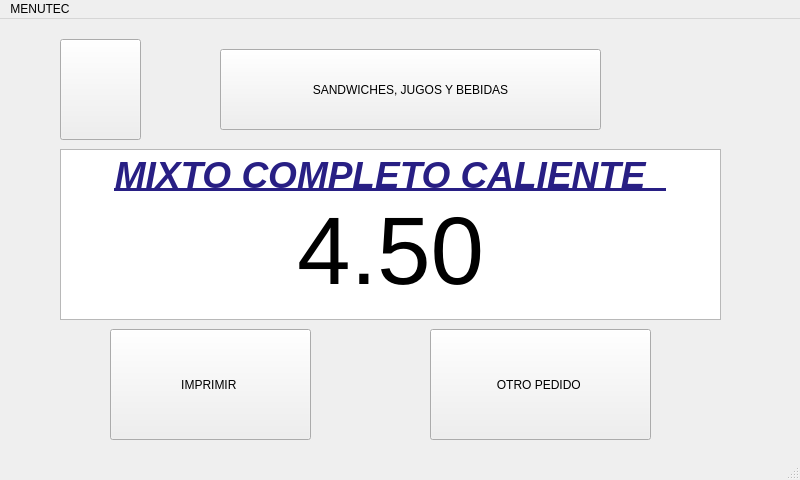
<?xml version="1.0" encoding="UTF-8"?>
<ui version="4.0">
 <class>panes1Window</class>
 <widget class="QMainWindow" name="panes1Window">
  <property name="geometry">
   <rect>
    <x>0</x>
    <y>0</y>
    <width>800</width>
    <height>480</height>
   </rect>
  </property>
  <property name="windowTitle">
   <string>MainWindow</string>
  </property>
  <widget class="QWidget" name="centralwidget">
   <widget class="QTextEdit" name="textEdit_2">
    <property name="geometry">
     <rect>
      <x>60</x>
      <y>130</y>
      <width>661</width>
      <height>171</height>
     </rect>
    </property>
    <property name="readOnly">
     <bool>true</bool>
    </property>
    <property name="html">
     <string>&lt;!DOCTYPE HTML PUBLIC &quot;-//W3C//DTD HTML 4.0//EN&quot; &quot;http://www.w3.org/TR/REC-html40/strict.dtd&quot;&gt;
&lt;html&gt;&lt;head&gt;&lt;meta name=&quot;qrichtext&quot; content=&quot;1&quot; /&gt;&lt;style type=&quot;text/css&quot;&gt;
p, li { white-space: pre-wrap; }
&lt;/style&gt;&lt;/head&gt;&lt;body style=&quot; font-family:'Ubuntu'; font-size:11pt; font-weight:400; font-style:normal;&quot;&gt;
&lt;p align=&quot;center&quot; style=&quot; margin-top:0px; margin-bottom:0px; margin-left:0px; margin-right:0px; -qt-block-indent:0; text-indent:0px;&quot;&gt;&lt;span style=&quot; font-size:28pt; font-weight:600; font-style:italic; text-decoration: underline; color:#281f84;&quot;&gt;MIXTO COMPLETO CALIENTE  &lt;/span&gt;&lt;/p&gt;
&lt;p align=&quot;center&quot; style=&quot; margin-top:0px; margin-bottom:0px; margin-left:0px; margin-right:0px; -qt-block-indent:0; text-indent:0px;&quot;&gt;&lt;span style=&quot; font-size:72pt;&quot;&gt;4.50&lt;/span&gt;&lt;/p&gt;&lt;/body&gt;&lt;/html&gt;</string>
    </property>
   </widget>
   <widget class="QPushButton" name="btnIzquierda51">
    <property name="geometry">
     <rect>
      <x>60</x>
      <y>20</y>
      <width>81</width>
      <height>101</height>
     </rect>
    </property>
    <property name="text">
     <string/>
    </property>
    <property name="icon">
     <iconset>
      <normaloff>flecha-hacia-la-izquierda-antes-de-icono-4330-128.png</normaloff>flecha-hacia-la-izquierda-antes-de-icono-4330-128.png</iconset>
    </property>
    <property name="iconSize">
     <size>
      <width>100</width>
      <height>100</height>
     </size>
    </property>
   </widget>
   <widget class="QPushButton" name="btnImprimir51">
    <property name="geometry">
     <rect>
      <x>110</x>
      <y>310</y>
      <width>201</width>
      <height>111</height>
     </rect>
    </property>
    <property name="text">
     <string>IMPRIMIR </string>
    </property>
   </widget>
   <widget class="QPushButton" name="btnPanes1">
    <property name="geometry">
     <rect>
      <x>220</x>
      <y>30</y>
      <width>381</width>
      <height>81</height>
     </rect>
    </property>
    <property name="text">
     <string>SANDWICHES, JUGOS Y BEBIDAS</string>
    </property>
    <property name="icon">
     <iconset>
      <normaloff>UTEC.png</normaloff>UTEC.png</iconset>
    </property>
   </widget>
   <widget class="QPushButton" name="btnPedido51">
    <property name="geometry">
     <rect>
      <x>430</x>
      <y>310</y>
      <width>221</width>
      <height>111</height>
     </rect>
    </property>
    <property name="text">
     <string>OTRO PEDIDO </string>
    </property>
   </widget>
  </widget>
  <widget class="QMenuBar" name="menubar">
   <property name="geometry">
    <rect>
     <x>0</x>
     <y>0</y>
     <width>800</width>
     <height>25</height>
    </rect>
   </property>
   <widget class="QMenu" name="menuMENUTEC">
    <property name="title">
     <string>MENUTEC</string>
    </property>
   </widget>
   <addaction name="menuMENUTEC"/>
  </widget>
  <widget class="QStatusBar" name="statusbar"/>
 </widget>
 <resources/>
 <connections/>
</ui>
